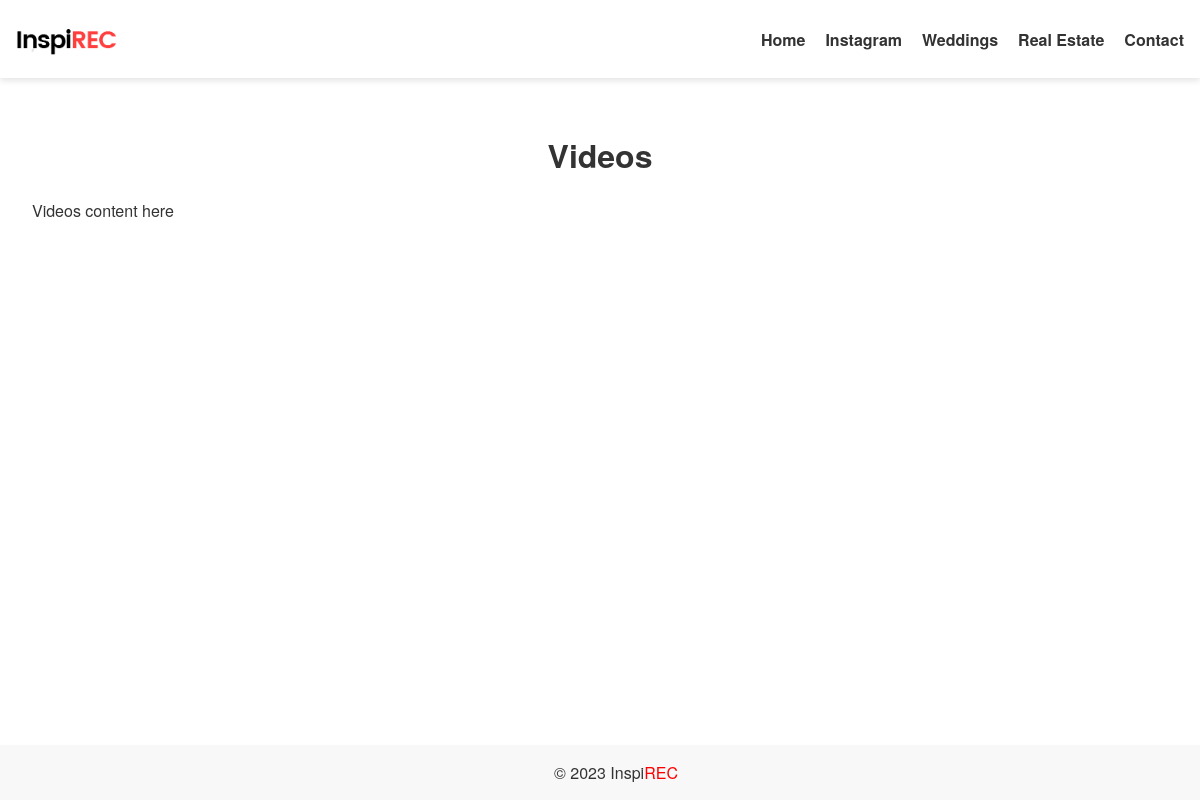
Screenshot of /videos/ with the database file from the repository.
### blog/models.py (models this page shows, shortened)
class MenuItem(models.Model):
    title = models.CharField(max_length=100)
    page = models.ForeignKey('Page', on_delete=models.CASCADE, blank=True, null=True)
    url = models.CharField(max_length=200, blank=True)
    order = models.PositiveIntegerField(default=0)
    show_in_menu = models.BooleanField(default=True)
    def get_link(self):
        if self.page:
            return self.page.get_absolute_url()
        else:
            return self.url

class Page(models.Model):
    title = models.CharField(max_length=200)
    content = models.TextField()
    articles = models.ManyToManyField(Article, blank=True)
    slug = models.SlugField(unique=True, default='', editable=False)
    def get_absolute_url(self):
        return reverse('page_detail', args=[self.slug])

### blog/views.py (the view)
# urls.py: path('<slug:slug>/', views.page_detail, name='page_detail'),
def page_detail(request, slug):
    page = Page.objects.get(slug=slug)
    menu_items = MenuItem.objects.filter(show_in_menu=True).order_by('order')
    context = {
        'page': page,
        'menu_items': menu_items,
    }
    return render(request, 'page_detail.html', context)

### blog/templates/page_detail.html (shortened to what this page needs)
{% extends 'base.html' %}
{% block content %}
<div class="container">
    <div class="page">
        <h1 class="center-text">{{ page.title }}</h1>
        <div class="page-content">
            {{ page.content | safe }}
        </div>
    </div>
</div>
{% endblock %}

### blog/templates/base.html (shortened to what this page needs)
{% load static %}
<!DOCTYPE html>
<html lang="en">
<head>
    <link rel="stylesheet" href="{% static 'styles.css' %}">
</head>
<body>
    <header>
        <div class="logo">
            <a href="{% url 'home' %}">
                <img src="{% static 'images/logo.png' %}" alt="Logo">
            </a>
        </div>
        <nav class="menu">
            <ul>
                <li><a href="{% url 'home' %}">Home</a></li>
                {% for item in menu_items %}
                    <li><a href="{{ item.get_link }}">{{ item.title }}</a></li>
                {% endfor %}
            </ul>
        </nav>
    </header>
    <main>
        {% block content %}
        {% endblock %}
    </main>
    <footer>
        <div class="footer-content">
        &copy; {% now "Y" %} Inspi<span class="highlight">REC</span>
    </div>
    </footer>
</body>
</html>

### static/styles.css (style rules this page uses)
body { font-family: "Helvetica Neue", Arial, sans-serif; color: #333; margin: 0; padding: 0; overflow-x: hidden; }
.center-text { text-align: center; }
header { background-color: #fff; color: #000; box-shadow: 0px 3px 6px rgba(0, 0, 0, 0.1); padding: 1rem; max-width: 1200px; margin: 0 auto; display: flex; justify-content: space-between; align-items: center; }
.menu { font-family: "Helvetica Neue", Arial, sans-serif; font-size: 16px; }
.menu ul { list-style: none; padding: 0; margin: 0; display: flex; }
.menu li { margin-left: 20px; }
.menu a { text-decoration: none; color: #333; font-weight: bold; }
.logo img { max-width: 100px; height: auto; display: block; margin: 0 auto; }
.container { margin: 0 auto; padding: 2rem; max-width: 1200px; box-sizing: border-box; }
.highlight { color: red; }
footer { background-color: #f8f8f8; padding: 1rem; text-align: center; width: 100%; }
main { margin-bottom: 2rem; }

### rows the page displays
MenuItem: title "Instagram"
MenuItem: title "Weddings"
MenuItem: title "Real Estate"
MenuItem: title "Contact"
Page: title "Videos", content "Videos content here"
